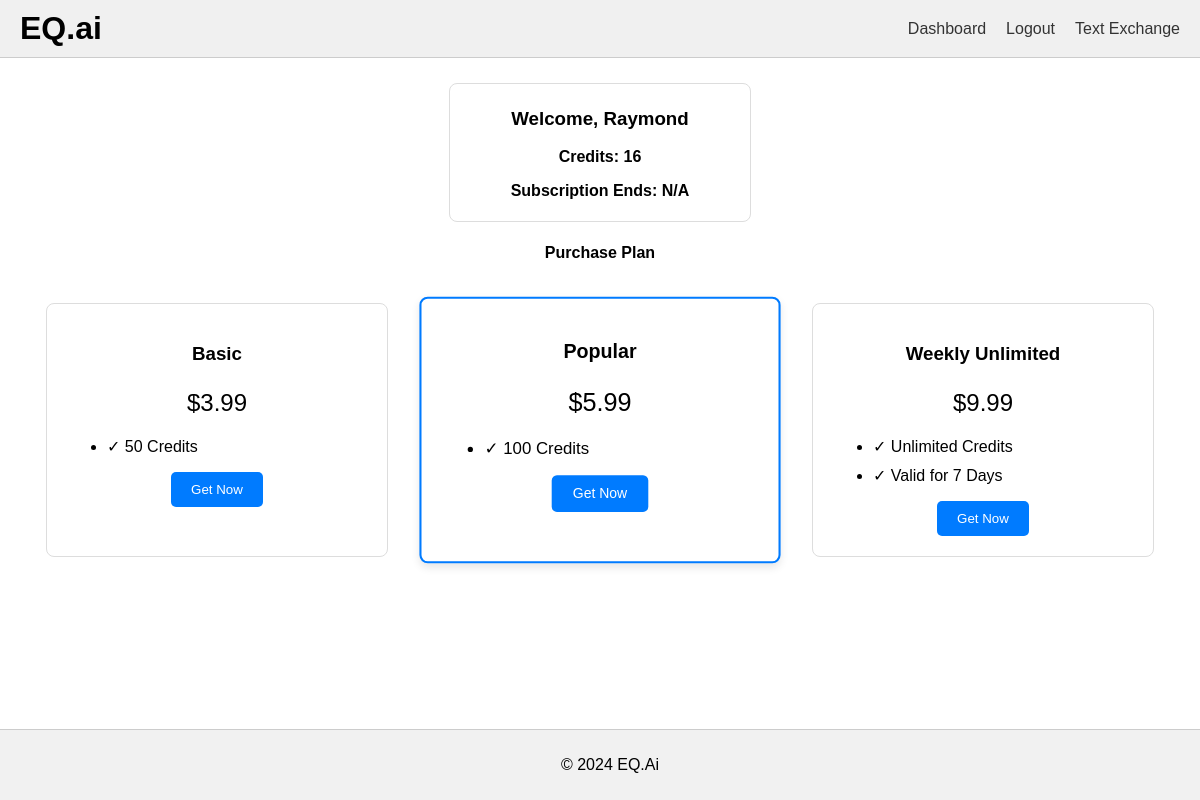
Before: /dashboard (signed in) with the older database file.
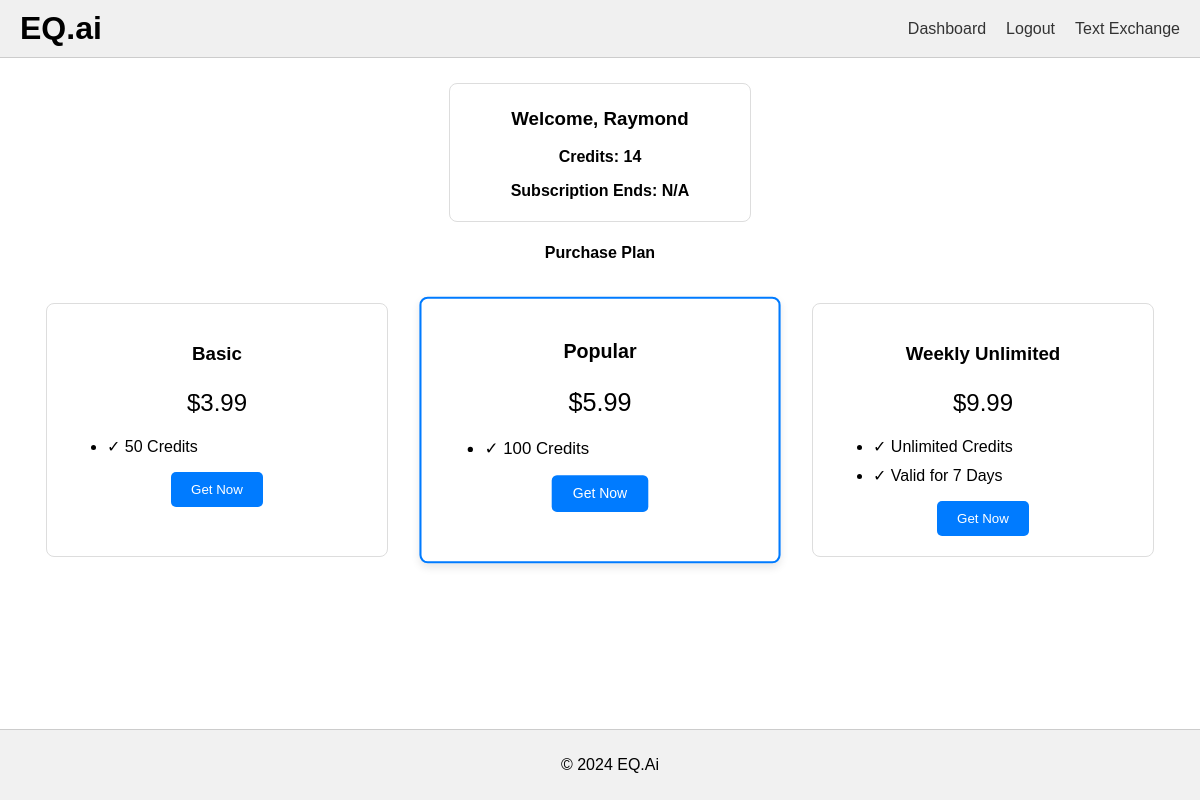
After: the same page with the newer database file.
### models.py (models this page shows, shortened)
class User(UserMixin, db.Model):  # Inherit from UserMixin
    id = db.Column(db.String(36), primary_key=True, default=lambda: str(uuid.uuid4()))
    username = db.Column(db.String(150), unique=True, nullable=False)
    email = db.Column(db.String(150), unique=True, nullable=False)
    password_hash = db.Column(db.String(150), nullable=False)
    credits = db.Column(db.Integer, default=0)
    subscription_end = db.Column(db.DateTime, nullable=True)
    @property
    def is_authenticated(self):
        return True  # All users are authenticated by default

### app.py (the view)
@app.route('/dashboard')
@login_required
def dashboard():
    return render_template('dashboard.html', user=current_user)

### app.py (called while the page is built)
@login_manager.user_loader
def load_user(user_id):
    return User.query.get(user_id)

@app.template_filter('datetime_format')
def datetime_format(value):
    if value is None:
        return 'N/A'
    return value.strftime('%Y-%m-%d %H:%Mhr')

### templates/dashboard.html (shortened to what this page needs)
{% extends "base.html" %}
{% block content %}
<div class="user-details">
    <h3>Welcome, {{ user.username }}</h3>
    <div class="user-info">
        <p><strong>Credits: {{ user.credits }}</strong></p>
        <p><strong>Subscription Ends: {{ user.subscription_end|datetime_format }}</strong></p>
    </div>
</div>
<h4>Purchase Plan</h4>
<div class="pricing-table">
    <div class="plan basic">
      <h3>Basic</h3>
      <p class="price">$3.99</p>
      <ul class="features">
        <li>&#10003; 50 Credits</li>
      </ul>
      <button class="signup" onclick="purchasePlan('basic')">Get Now</button>
    </div>
    <div class="plan pro">
      <h3>Popular</h3>
      <p class="price">$5.99</p>
      <ul class="features">
        <li>&#10003; 100 Credits</li>
      </ul>
      <button class="signup" onclick="purchasePlan('popular')">Get Now</button>
    </div>
    <div class="plan enterprise">
      <h3>Weekly Unlimited</h3>
      <p class="price">$9.99</p>
      <ul class="features">
        <li>&#10003; Unlimited Credits</li>
        <li>&#10003; Valid for 7 Days</li>
      </ul>
      <button class="signup" onclick="purchasePlan('weekly')">Get Now</button>
    </div>
</div>
{% endblock %}

### templates/base.html (shortened to what this page needs)
<!DOCTYPE html>
<html>
<head>
</head>
<body>
    <header>
        <h1>EQ.ai</h1>
        <nav>
            <ul>
                <li><a href="{{ url_for('dashboard') }}">Dashboard</a></li>
                {% if current_user.is_authenticated %}
                    <li><a href="{{ url_for('logout') }}">Logout</a></li>
                    {% if current_user.credits >= 2 or current_user.has_active_subscription() %}
                        <li><a href="{{ url_for('text_exchange') }}">Text Exchange</a></li>
                    {% endif %}
                {% else %}
                    <li><a href="{{ url_for('login') }}">Login</a></li>
                    <li><a href="{{ url_for('register') }}">Register</a></li>
                {% endif %}
            </ul>
        </nav>
    </header>
    <main>
        {% block content %}{% endblock %}
    </main>
    <footer>
        <p>&copy; 2024 EQ.Ai</p>
    </footer>
</body>
</html>

### templates/base.html (style rules this page uses)
body { display: flex; flex-direction: column; min-height: 100vh; margin: 0; font-family: Arial, sans-serif; }
header { display: flex; justify-content: space-between; align-items: center; padding: 10px 20px; background-color: #f0f0f0; border-bottom: 1px solid #ccc; }
header h1 { margin: 0; }
nav ul { list-style: none; margin: 0; padding: 0; display: flex; }
nav ul li { margin-left: 20px; }
nav ul li a { text-decoration: none; color: #333; }
main { flex: 1; padding: 20px; }
footer { text-align: center; padding: 10px; background-color: #f0f0f0; border-top: 1px solid #ccc; }

### templates/dashboard.html (style rules this page uses)
.user-details { border: 1px solid #ddd; padding: 5px; margin: 5px auto; width: 25%; text-align: center; border-radius: 8px; }
.user-info { margin-top: 10px; }
h4 { text-align: center; }
.pricing-table { display: flex; justify-content: center; flex-wrap: wrap; }
.plan { width: 300px; margin: 20px; padding: 20px; border: 1px solid #ddd; border-radius: 8px; text-align: center; transition: transform 0.3s, box-shadow 0.3s; }
.pro { border: 2px solid #007bff; transform: scale(1.05); box-shadow: 0 4px 8px rgba(0,0,0,0.1); }
.price { font-size: 24px; margin-bottom: 20px; }
.features li { text-align: left; margin-bottom: 10px; }
.signup { background-color: #007bff; color: white; padding: 10px 20px; border: none; border-radius: 5px; cursor: pointer; transition: background-color 0.3s; }
body, html { height: 100%; margin: 0; display: flex; flex-direction: column; }
main { flex: 1; }
footer { text-align: center; padding: 10px; background-color: #f1f1f1; position: relative; bottom: 0; width: 100%; }

Changed rows visible on the page:
changed User "Raymond": credits "16" → "14"
